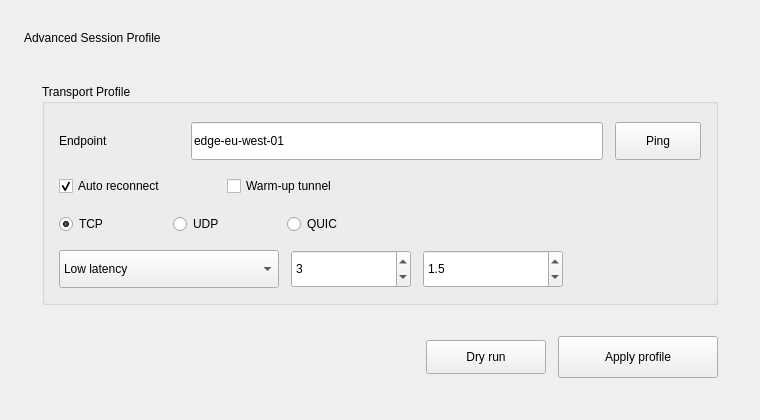
<?xml version="1.0" encoding="UTF-8"?>
<ui version="4.0">
 <class>ComplexControlsCase</class>
 <widget class="QWidget" name="caseRoot">
  <property name="geometry">
   <rect>
    <x>0</x>
    <y>0</y>
    <width>760</width>
    <height>420</height>
   </rect>
  </property>
  <property name="minimumSize">
   <size>
    <width>760</width>
    <height>420</height>
   </size>
  </property>
  <layout class="QVBoxLayout" name="rootLayout">
   <property name="spacing">
    <number>14</number>
   </property>
   <property name="leftMargin">
    <number>24</number>
   </property>
   <property name="topMargin">
    <number>24</number>
   </property>
   <property name="rightMargin">
    <number>24</number>
   </property>
   <property name="bottomMargin">
    <number>24</number>
   </property>
   <item>
    <widget class="QLabel" name="sampleLabel">
     <property name="minimumSize">
      <size>
       <width>0</width>
       <height>28</height>
      </size>
     </property>
     <property name="text">
      <string>Advanced Session Profile</string>
     </property>
    </widget>
   </item>
   <item>
   <widget class="QWidget" name="surfaceCard">
     <property name="sizePolicy">
      <sizepolicy hsizetype="Preferred" vsizetype="Expanding">
       <horstretch>0</horstretch>
       <verstretch>0</verstretch>
      </sizepolicy>
     </property>
     <layout class="QVBoxLayout" name="cardLayout">
      <property name="spacing">
       <number>16</number>
      </property>
      <property name="leftMargin">
       <number>18</number>
      </property>
      <property name="topMargin">
       <number>18</number>
      </property>
      <property name="rightMargin">
       <number>18</number>
      </property>
      <property name="bottomMargin">
       <number>18</number>
      </property>
      <item>
       <widget class="QGroupBox" name="settingsGroup">
        <property name="sizePolicy">
         <sizepolicy hsizetype="Preferred" vsizetype="Expanding">
          <horstretch>0</horstretch>
          <verstretch>0</verstretch>
         </sizepolicy>
        </property>
        <property name="title">
         <string>Transport Profile</string>
        </property>
        <layout class="QVBoxLayout" name="settingsLayout">
         <property name="spacing">
          <number>14</number>
         </property>
         <property name="leftMargin">
          <number>14</number>
         </property>
         <property name="topMargin">
          <number>18</number>
         </property>
         <property name="rightMargin">
          <number>14</number>
         </property>
         <property name="bottomMargin">
          <number>14</number>
         </property>
         <item>
          <widget class="QWidget" name="transparentRow">
           <layout class="QHBoxLayout" name="endpointRow">
            <property name="spacing">
             <number>12</number>
            </property>
            <property name="leftMargin">
             <number>0</number>
            </property>
            <property name="topMargin">
             <number>0</number>
            </property>
            <property name="rightMargin">
             <number>0</number>
            </property>
            <property name="bottomMargin">
             <number>0</number>
            </property>
            <item>
             <widget class="QLabel" name="leftCaption">
              <property name="minimumSize">
               <size>
                <width>120</width>
                <height>22</height>
               </size>
              </property>
              <property name="text">
               <string>Endpoint</string>
              </property>
             </widget>
            </item>
            <item>
             <widget class="QLineEdit" name="endpointEdit">
              <property name="minimumSize">
               <size>
                <width>280</width>
                <height>38</height>
               </size>
              </property>
              <property name="text">
               <string>edge-eu-west-01</string>
              </property>
             </widget>
            </item>
            <item>
             <widget class="QToolButton" name="pingToolButton">
              <property name="minimumSize">
               <size>
                <width>86</width>
                <height>38</height>
               </size>
              </property>
              <property name="text">
               <string>Ping</string>
              </property>
             </widget>
            </item>
           </layout>
          </widget>
         </item>
         <item>
          <widget class="QWidget" name="transparentRow">
           <layout class="QHBoxLayout" name="optionsRow">
            <property name="spacing">
             <number>18</number>
            </property>
            <property name="leftMargin">
             <number>0</number>
            </property>
            <property name="topMargin">
             <number>0</number>
            </property>
            <property name="rightMargin">
             <number>0</number>
            </property>
            <property name="bottomMargin">
             <number>0</number>
            </property>
            <item>
             <widget class="QCheckBox" name="autoReconnectCheck">
              <property name="minimumSize">
               <size>
                <width>150</width>
                <height>24</height>
               </size>
              </property>
              <property name="text">
               <string>Auto reconnect</string>
              </property>
              <property name="checked">
               <bool>true</bool>
              </property>
             </widget>
            </item>
            <item>
             <widget class="QCheckBox" name="warmupCheck">
              <property name="minimumSize">
               <size>
                <width>150</width>
                <height>24</height>
               </size>
              </property>
              <property name="text">
               <string>Warm-up tunnel</string>
              </property>
             </widget>
            </item>
            <item>
             <spacer name="optionsSpacer">
              <property name="orientation">
               <enum>Qt::Horizontal</enum>
              </property>
              <property name="sizeType">
               <enum>QSizePolicy::Expanding</enum>
              </property>
              <property name="sizeHint" stdset="0">
               <size>
                <width>40</width>
                <height>20</height>
               </size>
              </property>
             </spacer>
            </item>
           </layout>
          </widget>
         </item>
         <item>
          <widget class="QWidget" name="transparentRow">
           <layout class="QHBoxLayout" name="transportRow">
            <property name="spacing">
             <number>18</number>
            </property>
            <property name="leftMargin">
             <number>0</number>
            </property>
            <property name="topMargin">
             <number>0</number>
            </property>
            <property name="rightMargin">
             <number>0</number>
            </property>
            <property name="bottomMargin">
             <number>0</number>
            </property>
            <item>
             <widget class="QRadioButton" name="tcpRadio">
              <property name="minimumSize">
               <size>
                <width>96</width>
                <height>24</height>
               </size>
              </property>
              <property name="text">
               <string>TCP</string>
              </property>
              <property name="checked">
               <bool>true</bool>
              </property>
             </widget>
            </item>
            <item>
             <widget class="QRadioButton" name="udpRadio">
              <property name="minimumSize">
               <size>
                <width>96</width>
                <height>24</height>
               </size>
              </property>
              <property name="text">
               <string>UDP</string>
              </property>
             </widget>
            </item>
            <item>
             <widget class="QRadioButton" name="quicRadio">
              <property name="minimumSize">
               <size>
                <width>96</width>
                <height>24</height>
               </size>
              </property>
              <property name="text">
               <string>QUIC</string>
              </property>
             </widget>
            </item>
            <item>
             <spacer name="transportSpacer">
              <property name="orientation">
               <enum>Qt::Horizontal</enum>
              </property>
              <property name="sizeType">
               <enum>QSizePolicy::Expanding</enum>
              </property>
              <property name="sizeHint" stdset="0">
               <size>
                <width>40</width>
                <height>20</height>
               </size>
              </property>
             </spacer>
            </item>
           </layout>
          </widget>
         </item>
         <item>
          <widget class="QWidget" name="transparentRow">
           <layout class="QHBoxLayout" name="tuningRow">
            <property name="spacing">
             <number>12</number>
            </property>
            <property name="leftMargin">
             <number>0</number>
            </property>
            <property name="topMargin">
             <number>0</number>
            </property>
            <property name="rightMargin">
             <number>0</number>
            </property>
            <property name="bottomMargin">
             <number>0</number>
            </property>
            <item>
             <widget class="QComboBox" name="modeCombo">
              <property name="minimumSize">
               <size>
                <width>220</width>
                <height>38</height>
               </size>
              </property>
              <property name="currentIndex">
               <number>1</number>
              </property>
              <item>
               <property name="text">
                <string>Balanced</string>
               </property>
              </item>
              <item>
               <property name="text">
                <string>Low latency</string>
               </property>
              </item>
              <item>
               <property name="text">
                <string>Stealth</string>
               </property>
              </item>
             </widget>
            </item>
            <item>
             <widget class="QSpinBox" name="retrySpin">
              <property name="minimumSize">
               <size>
                <width>120</width>
                <height>38</height>
               </size>
              </property>
              <property name="minimum">
               <number>1</number>
              </property>
              <property name="maximum">
               <number>10</number>
              </property>
              <property name="value">
               <number>3</number>
              </property>
             </widget>
            </item>
            <item>
             <widget class="QDoubleSpinBox" name="timeoutSpin">
              <property name="minimumSize">
               <size>
                <width>140</width>
                <height>38</height>
               </size>
              </property>
              <property name="decimals">
               <number>1</number>
              </property>
              <property name="minimum">
               <double>0.5</double>
              </property>
              <property name="maximum">
               <double>5.0</double>
              </property>
              <property name="singleStep">
               <double>0.5</double>
              </property>
              <property name="value">
               <double>1.5</double>
              </property>
             </widget>
            </item>
            <item>
             <spacer name="tuningSpacer">
              <property name="orientation">
               <enum>Qt::Horizontal</enum>
              </property>
              <property name="sizeType">
               <enum>QSizePolicy::Expanding</enum>
              </property>
              <property name="sizeHint" stdset="0">
               <size>
                <width>40</width>
                <height>20</height>
               </size>
              </property>
             </spacer>
            </item>
           </layout>
          </widget>
         </item>
        </layout>
       </widget>
      </item>
      <item>
       <spacer name="cardVerticalSpacer">
        <property name="orientation">
         <enum>Qt::Vertical</enum>
        </property>
        <property name="sizeType">
         <enum>QSizePolicy::Expanding</enum>
        </property>
        <property name="sizeHint" stdset="0">
         <size>
          <width>20</width>
          <height>24</height>
         </size>
        </property>
       </spacer>
      </item>
      <item>
       <widget class="QWidget" name="transparentRow">
        <layout class="QHBoxLayout" name="actionsRow">
         <property name="spacing">
          <number>12</number>
         </property>
         <property name="leftMargin">
          <number>0</number>
         </property>
         <property name="topMargin">
          <number>0</number>
         </property>
         <property name="rightMargin">
          <number>0</number>
         </property>
         <property name="bottomMargin">
          <number>0</number>
         </property>
         <item>
          <spacer name="actionsSpacer">
           <property name="orientation">
            <enum>Qt::Horizontal</enum>
           </property>
           <property name="sizeType">
            <enum>QSizePolicy::Expanding</enum>
           </property>
           <property name="sizeHint" stdset="0">
            <size>
             <width>40</width>
             <height>20</height>
            </size>
           </property>
          </spacer>
         </item>
         <item>
          <widget class="QPushButton" name="secondaryButton">
           <property name="minimumSize">
            <size>
             <width>120</width>
             <height>34</height>
            </size>
           </property>
           <property name="text">
            <string>Dry run</string>
           </property>
          </widget>
         </item>
         <item>
          <widget class="QPushButton" name="primaryButton">
           <property name="minimumSize">
            <size>
             <width>160</width>
             <height>42</height>
            </size>
           </property>
           <property name="text">
            <string>Apply profile</string>
           </property>
          </widget>
         </item>
        </layout>
       </widget>
      </item>
     </layout>
    </widget>
   </item>
  </layout>
 </widget>
 <resources/>
 <connections/>
</ui>
